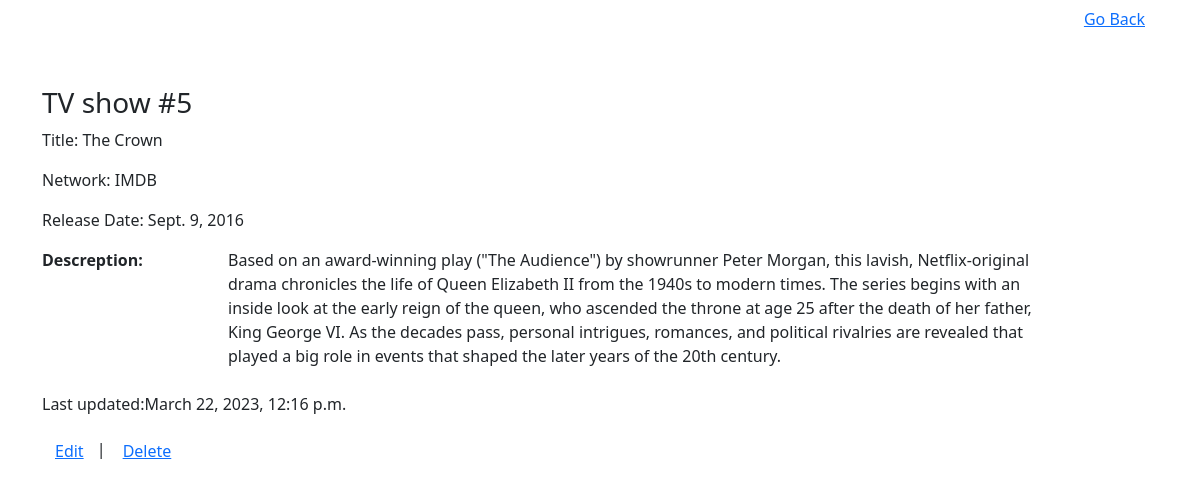
Screenshot of /shows/5 with the database file from the repository.
### tv_shows/models.py (models this page shows)
class Shows(models.Model):
	title = models.CharField(max_length=255,unique=True)
	network=models.CharField(max_length=255)
	release_date=models.DateField()
	desc = models.TextField()
	created_at = models.DateTimeField(auto_now_add = True)
	updated_at = models.DateTimeField(auto_now = True)
	objects =ShowsManeger()

### tv_shows/views.py (the view)
# urls.py: path('shows/<int:shownumber>', views.showSingle),
def showSingle(request,shownumber):
  context={
    'show_to_view':Shows.objects.get(id=shownumber),
  }
  return render(request,"showitem.html",context)

### tv_shows/templates/showitem.html (shortened to what this page needs)
<!DOCTYPE html>
<html lang="en">
  <head>
    <link
      href="https://cdn.jsdelivr.net/npm/bootstrap@5.3.0-alpha1/dist/css/bootstrap.min.css"
      rel="stylesheet"
    />
  </head>
  <body>
    <div class="d-grid gap-2 d-md-flex justify-content-md-end container">
      <a class="btn btn-link" href="/shows">Go Back</a>
    </div>
    <div class="container container-sm container-md mt-5">
      <div class="row">
        <hgroup>
          <h3>TV show #{{show_to_view.id}}</h3>
          <p>Title: {{show_to_view.title}}</p>
          <p>Network: {{show_to_view.network}}</p>
          <p>Release Date: {{show_to_view.release_date}}</p>
        </hgroup>
        <dl class="row">
          <dt class="col-sm-2">Descreption:</dt>
          <dd class="col-sm-9">{{show_to_view.desc}}</dd>
        </dl>
      </div>
      <div class="row">
        <div class="col-6">
          <p>Last updated:{{show_to_view.updated_at}}</p>
        </div>
      </div>
      <div class="row">
        <div class="col-6">
          <a class="btn btn-link" href="/shows/{{show_to_view.id}}/edit">Edit</a
          >|
          <a class="btn btn-link" href="/shows/{{show_to_view.id}}/destroy"
            >Delete</a
          >
        </div>
      </div>
    </div>
  </body>
</html>

### rows the page displays
Shows: id "5", title "The Crown", network "IMDB", release_date "Sept. 9, 2016", desc "Based on an award-winning play (\"The Audience\") by showrunner Peter Morgan, this lavish, Netflix-original drama chronicles the life of Queen Elizabeth II from the 1940s to modern times. The series begins with an inside look at the early reign of the queen, who ascended the throne at age 25 after the death of her father, King George VI. As the decades pass, personal intrigues, romances, and political rivalries are revealed that played a big role in events that shaped the later years of the 20th century.", updated_at "March 22, 2023, 12:16 p.m."
